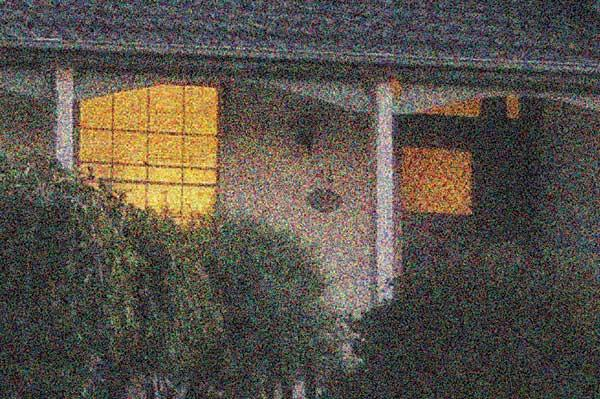
#> input picture test_img/noise1.jpeg, 600 x 399 px
$ python noise.py
#> lines starting #> are read from the running program, lines starting #| are printed output that depends on the picture; long printed decimals are rounded
import cv2
import numpy as np

def calculate_noise_score(image_path):
#> called with image_path = 'test_img/noise1.jpeg'
    image = cv2.imread(image_path)
#> image is the input picture: shape (399, 600, 3); mean B, G, R 73.1, 82, 88.9

    gray_image = cv2.cvtColor(image, cv2.COLOR_BGR2GRAY)
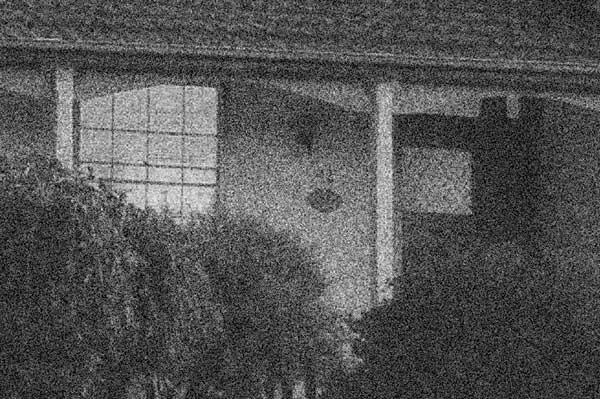
#> gray_image: shape (399, 600); min 0, max 251, mean 83.1

    noise_score = np.std(gray_image)
#> noise_score = 41.33

    return noise_score

image_path_noise = 'test_img/noise1.jpeg'
image_path_clear = 'test_img/clear1.jpg'
score_noise = calculate_noise_score(image_path_noise)
#> score_noise = 41.33
score_clear = calculate_noise_score(image_path_clear)
#> call 2 of calculate_noise_score, with image_path = 'test_img/clear1.jpg'
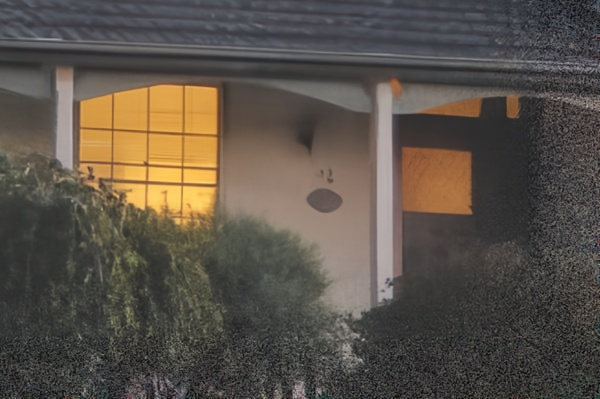
#> input picture test_img/clear1.jpg, 600 x 399 px
#> in calculate_noise_score, image is the input picture: shape (399, 600, 3); mean B, G, R 72.6, 81.6, 89.7
#> in calculate_noise_score (call 2), `gray_image = cv2.cvtColor(image, cv2.COLOR_BGR2GRAY)`:
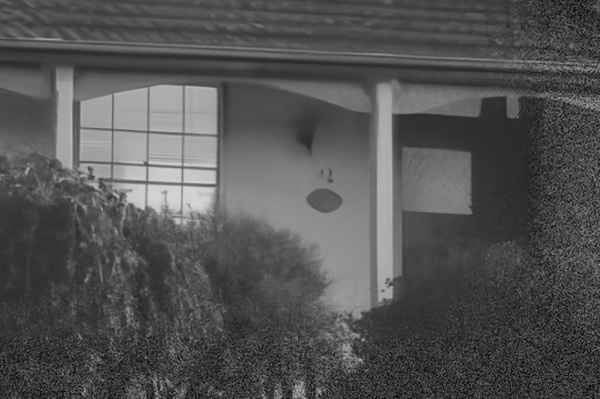
#> gray_image: shape (399, 600); min 3, max 213, mean 83
#> in calculate_noise_score (call 2), `noise_score = np.std(gray_image)`: noise_score = 35.92
#> score_clear = 35.92
print(f"Noise score for the noise image: {score_noise}")
#| Noise score for the noise image: 41.330
print(f"Noise score for the noise clear: {score_clear}")
#| Noise score for the noise clear: 35.917
